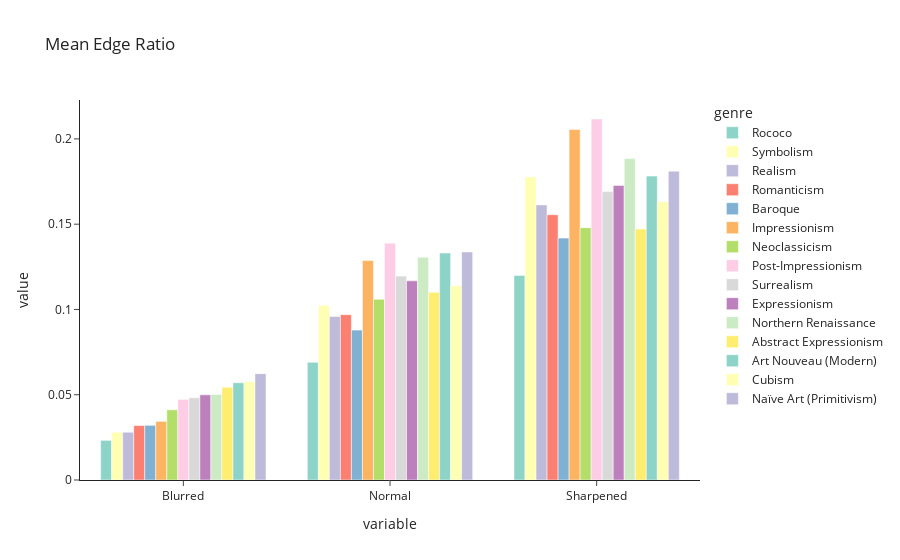

The code cell stored with this chart in its notebook:
### Markdown cell above
## RGB

## HSV

## Lumnosity

## Edges

## Entropy

## Ratio of Dark Pixels

### Code cell
edges = whole_df.groupby(['genre']).mean().loc[:,'ED1':'ED3']
edges.rename({'ED1':'Normal', 'ED2':'Blurred','ED3':'Sharpened'},axis=1,inplace=True)

edges_melt = pd.melt(edges.reset_index(), id_vars='genre', value_vars=edges.columns).sort_values('value')

fig = px.bar(edges_melt, color='genre',x='variable', y='value',barmode='group',template='simple_white',
            color_discrete_sequence=px.colors.qualitative.Set3, title="Mean Edge Ratio",)
fig.show()

### Figure 1 — Plotly figure (JSON) as saved in the notebook; plotly's stock layout.template omitted (floating-point values rounded to 4 significant figures)
{"data": [{"alignmentgroup": "True", "hovertemplate": "genre=Rococo<br>variable=%{x}<br>value=%{y}<extra></extra>", "legendgroup": "Rococo", "marker": {"color": "rgb(141,211,199)", "pattern": {"shape": ""}}, "name": "Rococo", "offsetgroup": "Rococo", "orientation": "v", "showlegend": true, "textposition": "auto", "type": "bar", "x": ["Blurred", "Normal", "Sharpened"], "xaxis": "x", "y": [0.02325, 0.069, 0.12], "yaxis": "y"}, {"alignmentgroup": "True", "hovertemplate": "genre=Symbolism<br>variable=%{x}<br>value=%{y}<extra></extra>", "legendgroup": "Symbolism", "marker": {"color": "rgb(255,255,179)", "pattern": {"shape": ""}}, "name": "Symbolism", "offsetgroup": "Symbolism", "orientation": "v", "showlegend": true, "textposition": "auto", "type": "bar", "x": ["Blurred", "Normal", "Sharpened"], "xaxis": "x", "y": [0.02799, 0.1024, 0.1777], "yaxis": "y"}, {"alignmentgroup": "True", "hovertemplate": "genre=Realism<br>variable=%{x}<br>value=%{y}<extra></extra>", "legendgroup": "Realism", "marker": {"color": "rgb(190,186,218)", "pattern": {"shape": ""}}, "name": "Realism", "offsetgroup": "Realism", "orientation": "v", "showlegend": true, "textposition": "auto", "type": "bar", "x": ["Blurred", "Normal", "Sharpened"], "xaxis": "x", "y": [0.02801, 0.09583, 0.1613], "yaxis": "y"}, {"alignmentgroup": "True", "hovertemplate": "genre=Romanticism<br>variable=%{x}<br>value=%{y}<extra></extra>", "legendgroup": "Romanticism", "marker": {"color": "rgb(251,128,114)", "pattern": {"shape": ""}}, "name": "Romanticism", "offsetgroup": "Romanticism", "orientation": "v", "showlegend": true, "textposition": "auto", "type": "bar", "x": ["Blurred", "Normal", "Sharpened"], "xaxis": "x", "y": [0.03193, 0.09695, 0.1555], "yaxis": "y"}, {"alignmentgroup": "True", "hovertemplate": "genre=Baroque<br>variable=%{x}<br>value=%{y}<extra></extra>", "legendgroup": "Baroque", "marker": {"color": "rgb(128,177,211)", "pattern": {"shape": ""}}, "name": "Baroque", "offsetgroup": "Baroque", "orientation": "v", "showlegend": true, "textposition": "auto", "type": "bar", "x": ["Blurred", "Normal", "Sharpened"], "xaxis": "x", "y": [0.03206, 0.08789, 0.1418], "yaxis": "y"}, {"alignmentgroup": "True", "hovertemplate": "genre=Impressionism<br>variable=%{x}<br>value=%{y}<extra></extra>", "legendgroup": "Impressionism", "marker": {"color": "rgb(253,180,98)", "pattern": {"shape": ""}}, "name": "Impressionism", "offsetgroup": "Impressionism", "orientation": "v", "showlegend": true, "textposition": "auto", "type": "bar", "x": ["Blurred", "Normal", "Sharpened"], "xaxis": "x", "y": [0.03437, 0.1287, 0.2055], "yaxis": "y"}, {"alignmentgroup": "True", "hovertemplate": "genre=Neoclassicism<br>variable=%{x}<br>value=%{y}<extra></extra>", "legendgroup": "Neoclassicism", "marker": {"color": "rgb(179,222,105)", "pattern": {"shape": ""}}, "name": "Neoclassicism", "offsetgroup": "Neoclassicism", "orientation": "v", "showlegend": true, "textposition": "auto", "type": "bar", "x": ["Blurred", "Normal", "Sharpened"], "xaxis": "x", "y": [0.04116, 0.106, 0.148], "yaxis": "y"}, {"alignmentgroup": "True", "hovertemplate": "genre=Post-Impressionism<br>variable=%{x}<br>value=%{y}<extra></extra>", "legendgroup": "Post-Impressionism", "marker": {"color": "rgb(252,205,229)", "pattern": {"shape": ""}}, "name": "Post-Impressionism", "offsetgroup": "Post-Impressionism", "orientation": "v", "showlegend": true, "textposition": "auto", "type": "bar", "x": ["Blurred", "Normal", "Sharpened"], "xaxis": "x", "y": [0.04726, 0.1389, 0.2117], "yaxis": "y"}, {"alignmentgroup": "True", "hovertemplate": "genre=Surrealism<br>variable=%{x}<br>value=%{y}<extra></extra>", "legendgroup": "Surrealism", "marker": {"color": "rgb(217,217,217)", "pattern": {"shape": ""}}, "name": "Surrealism", "offsetgroup": "Surrealism", "orientation": "v", "showlegend": true, "textposition": "auto", "type": "bar", "x": ["Blurred", "Normal", "Sharpened"], "xaxis": "x", "y": [0.04823, 0.1196, 0.1691], "yaxis": "y"}, {"alignmentgroup": "True", "hovertemplate": "genre=Expressionism<br>variable=%{x}<br>value=%{y}<extra></extra>", "legendgroup": "Expressionism", "marker": {"color": "rgb(188,128,189)", "pattern": {"shape": ""}}, "name": "Expressionism", "offsetgroup": "Expressionism", "orientation": "v", "showlegend": true, "textposition": "auto", "type": "bar", "x": ["Blurred", "Normal", "Sharpened"], "xaxis": "x", "y": [0.04994, 0.1168, 0.1727], "yaxis": "y"}, {"alignmentgroup": "True", "hovertemplate": "genre=Northern Renaissance<br>variable=%{x}<br>value=%{y}<extra></extra>", "legendgroup": "Northern Renaissance", "marker": {"color": "rgb(204,235,197)", "pattern": {"shape": ""}}, "name": "Northern Renaissance", "offsetgroup": "Northern Renaissance", "orientation": "v", "showlegend": true, "textposition": "auto", "type": "bar", "x": ["Blurred", "Normal", "Sharpened"], "xaxis": "x", "y": [0.05015, 0.1307, 0.1885], "yaxis": "y"}, {"alignmentgroup": "True", "hovertemplate": "genre=Abstract Expressionism<br>variable=%{x}<br>value=%{y}<extra></extra>", "legendgroup": "Abstract Expressionism", "marker": {"color": "rgb(255,237,111)", "pattern": {"shape": ""}}, "name": "Abstract Expressionism", "offsetgroup": "Abstract Expressionism", "orientation": "v", "showlegend": true, "textposition": "auto", "type": "bar", "x": ["Blurred", "Normal", "Sharpened"], "xaxis": "x", "y": [0.0544, 0.1101, 0.1472], "yaxis": "y"}, {"alignmentgroup": "True", "hovertemplate": "genre=Art Nouveau (Modern)<br>variable=%{x}<br>value=%{y}<extra></extra>", "legendgroup": "Art Nouveau (Modern)", "marker": {"color": "rgb(141,211,199)", "pattern": {"shape": ""}}, "name": "Art Nouveau (Modern)", "offsetgroup": "Art Nouveau (Modern)", "orientation": "v", "showlegend": true, "textposition": "auto", "type": "bar", "x": ["Blurred", "Normal", "Sharpened"], "xaxis": "x", "y": [0.05702, 0.1331, 0.1782], "yaxis": "y"}, {"alignmentgroup": "True", "hovertemplate": "genre=Cubism<br>variable=%{x}<br>value=%{y}<extra></extra>", "legendgroup": "Cubism", "marker": {"color": "rgb(255,255,179)", "pattern": {"shape": ""}}, "name": "Cubism", "offsetgroup": "Cubism", "orientation": "v", "showlegend": true, "textposition": "auto", "type": "bar", "x": ["Blurred", "Normal", "Sharpened"], "xaxis": "x", "y": [0.05768, 0.1139, 0.1632], "yaxis": "y"}, {"alignmentgroup": "True", "hovertemplate": "genre=Naïve Art (Primitivism)<br>variable=%{x}<br>value=%{y}<extra></extra>", "legendgroup": "Naïve Art (Primitivism)", "marker": {"color": "rgb(190,186,218)", "pattern": {"shape": ""}}, "name": "Naïve Art (Primitivism)", "offsetgroup": "Naïve Art (Primitivism)", "orientation": "v", "showlegend": true, "textposition": "auto", "type": "bar", "x": ["Blurred", "Normal", "Sharpened"], "xaxis": "x", "y": [0.06234, 0.1338, 0.1811], "yaxis": "y"}], "layout": {"barmode": "group", "legend": {"title": {"text": "genre"}, "tracegroupgap": 0}, "title": {"text": "Mean Edge Ratio"}, "xaxis": {"anchor": "y", "domain": [0, 1], "title": {"text": "variable"}}, "yaxis": {"anchor": "x", "domain": [0, 1], "title": {"text": "value"}}}}
